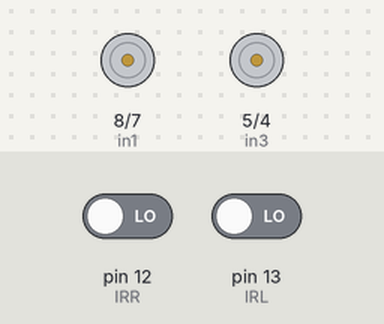
This sketch was run on a simulated Arduino Uno, built with avr-gcc and run on an emulated ATmega328P. Parts: motor-driver pin pairs drawn as motors (green arrow = first pin HIGH = forward, orange = second pin HIGH = backward, longer = more drive, scaled by the enable pin). The inputs (shaded band) are chosen by the test bench; at power-on: pin 12 (IRR) LOW, pin 13 (IRL) LOW.

Above: at 2.2 s.
2.3 s: pin 12 (IRR) driven HIGH
At 2.8 s:
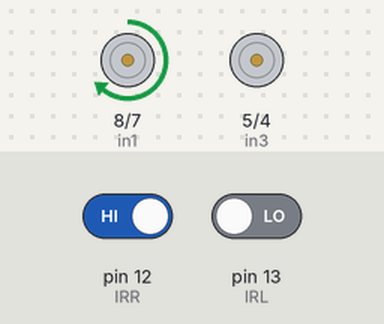
3.8 s: pin 13 (IRL) driven HIGH
At 5.0 s:
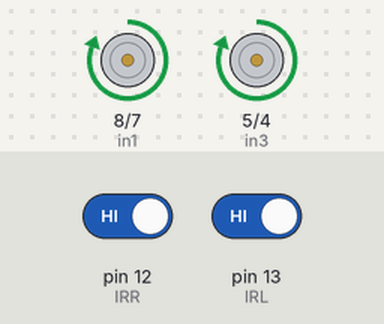
5.3 s: pin 12 (IRR) driven LOW
At 6.3 s:
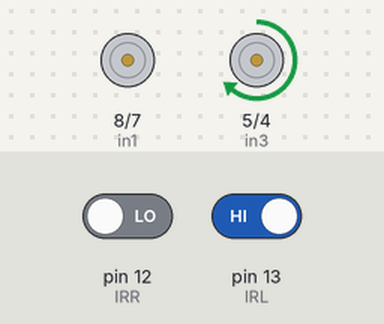
6.8 s: pin 12 (IRR) driven HIGH
At 7.4 s:
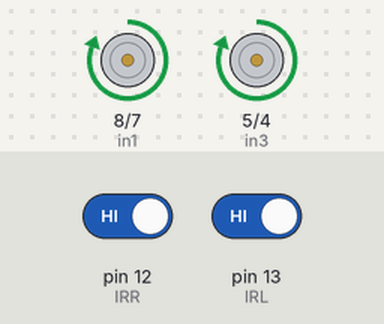
Timing chart, 0 to 9.3 s (numbered marks = the images above; inputs shaded):
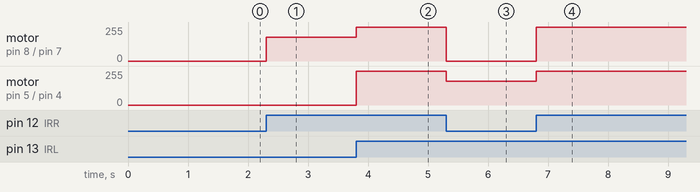

The sketch:

IR_Sensor_with_Motor_Driver.ino
```cpp
// Arduino Line Follower Robot Code
// Motor A connections
int enA = 9;
int in1 = 8;
int in2 = 7;
// Motor B connections
int enB = 3;
int in3 = 5;
int in4 = 4;
int IRR = 12;//ir sensor Right
int IRL = 13;//ir sensor Left

void setup(){

pinMode(IRR, INPUT);
pinMode(IRL, INPUT);
pinMode(enA, OUTPUT);
pinMode(enB, OUTPUT);
pinMode(in1, OUTPUT);
pinMode(in2, OUTPUT);
pinMode(in3, OUTPUT);
pinMode(in4, OUTPUT);

delay(1000);

}

void loop(){
//if Right Sensor and Left Sensor are at Black color
if((digitalRead(IRR) == 1)&&(digitalRead(IRL) == 1)){forward();}
//if Right Sensor is Black and Left Sensor is White
if((digitalRead(IRR) == 1)&&(digitalRead(IRL) == 0)){turnRight();}
//if Right Sensor is White and Left Sensor is Black
if((digitalRead(IRR) == 0)&&(digitalRead(IRL) == 1)){turnLeft();}
//if Right Sensor and Left Sensor are at White color
if((digitalRead(IRR) == 0)&&(digitalRead(IRL) == 0)){Stop();}
}

void forward(){  //forword
analogWrite(enA, 255);
analogWrite(enB, 255);
digitalWrite(in1, HIGH);
digitalWrite(in2, LOW);
digitalWrite(in3, HIGH);
digitalWrite(in4, LOW);
}

void turnRight(){ //turnRight
analogWrite(enA, 180);
analogWrite(enB, 0);
digitalWrite(in1, HIGH);
digitalWrite(in2, LOW);
digitalWrite(in3, LOW);
digitalWrite(in4, LOW);
}

void turnLeft(){ //turnLeft
analogWrite(enA, 0);
analogWrite(enB, 180);
digitalWrite(in1, LOW);
digitalWrite(in2, LOW);
digitalWrite(in3, HIGH);
digitalWrite(in4, LOW);
}

void Stop(){ //stop
analogWrite(enA, 0);
analogWrite(enB, 0);
digitalWrite(in1, LOW);
digitalWrite(in2, LOW);
digitalWrite(in3, LOW);
digitalWrite(in4, LOW);
}
```

Measured:
- after the input at 2.3 s, motor on pin 8 (in1) / pin 7 (in2): stopped → forward 180/255 at once
- after the input at 3.8 s, motor on pin 8 (in1) / pin 7 (in2): forward 180/255 → forward 255/255 at once; motor on pin 5 (in3) / pin 4 (in4): stopped → forward 255/255 at once
- after the input at 5.3 s, motor on pin 8 (in1) / pin 7 (in2): forward 255/255 → stopped at once; motor on pin 5 (in3) / pin 4 (in4): forward 255/255 → forward 180/255 at once
- after the input at 6.8 s, motor on pin 8 (in1) / pin 7 (in2): stopped → forward 255/255 at once; motor on pin 5 (in3) / pin 4 (in4): forward 180/255 → forward 255/255 at once
